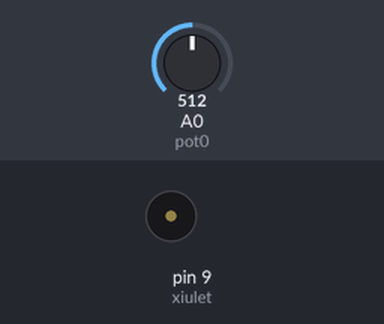
Bench run of a sketch on a simulated Arduino Uno, built with avr-gcc and run on an emulated ATmega328P. On the bench: buzzer (waves = sounding). Inputs (shaded band) come from the test bench; at power-on: A0 (pot0) = 512.

Above: at 4.3 s.
4.4 s: A0 (pot0) set to 0
At 7.6 s:
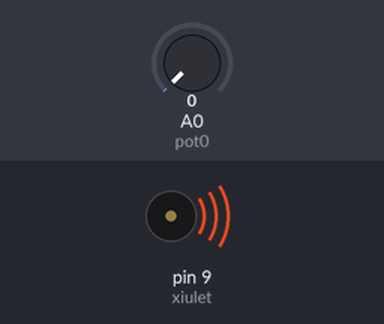
8.9 s: A0 (pot0) set to 122
At 10.7 s:
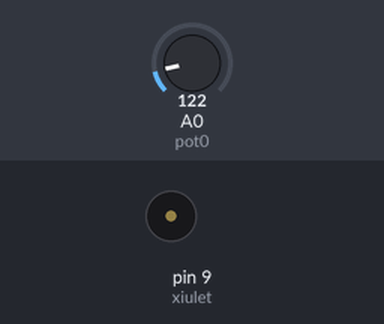
Timing chart, 0 to 23.5 s (numbered marks = the images above; inputs shaded):
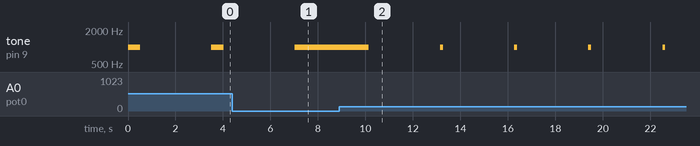

The sketch:

EX2.ino
```cpp
/**********************************************************************************
**                                                                               **
**                                  Sirena                                       **
**                                                                               **
**                                                                               **
**********************************************************************************/

//********** Includes *************************************************************

//********** Variables ************************************************************
const byte xiulet = 9;        // donar nom al pin 9 de l’Arduino
const byte pot0 = A0;         // donar nom al pin A0 de l’Arduino
int valPot0;                 // guardar valor del potenciometre

//********** Setup ****************************************************************
void setup()
{
  pinMode(xiulet, OUTPUT);   // definir el pin 9 com una sortida
}

//********** Loop *****************************************************************
void loop()
{
  valPot0 = analogRead(pot0);    // llegir valor potenciòmetre

  tone(xiulet, 1000, valPot0);    // xiulet de durada valPot0
  delay(valPot0+3000);              // esperar valPot0 del xiulet + valPot0 silenci
}

//********** Funcions *************************************************************
```

Measured:
- after the input at 4.4 s, tone on pin 9 (xiulet): goes on until 7.0 s, then stays 1000 Hz
- after the input at 8.9 s, tone on pin 9 (xiulet): alternates 1000 Hz for 0.12 s and silent for 3.0 s, starting after 1.2 s
- by itself, tone on pin 9 (xiulet): alternates 1000 Hz for 0.51 s and silent for 3.0 s
